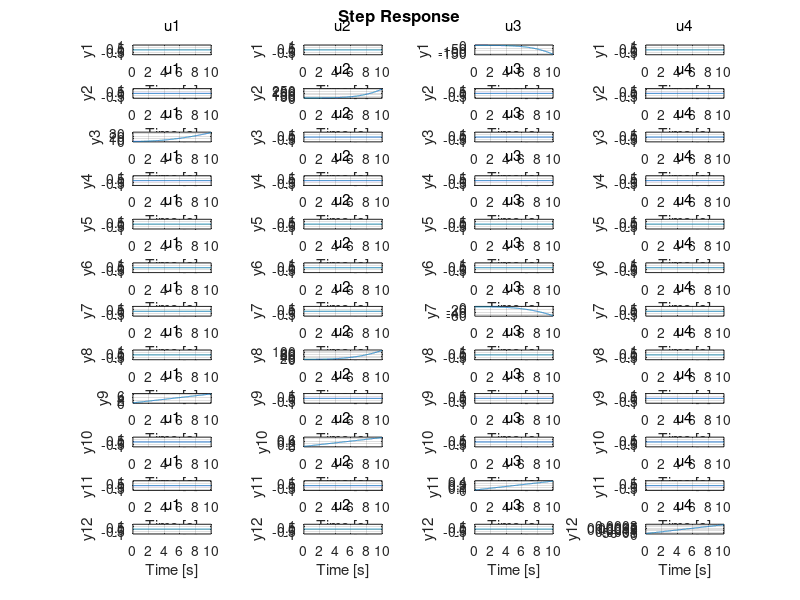

Write the MATLAB code that produced this figure.
g = 9.81; % acceleration due to gravity
mass_quad = 1.5; % mass of the quadrotor in kilograms

M_x_quad = 0.0190;% moment of inertia about x axis in kg*m^2
M_y_quad = 0.0190; % moment of inertia about y axis in kg*m^2
M_z_quad = 0.0252;  % moment of inertia about z axis in kg*m^2
n_c = 2.021382751247327e-04*10^-3; % linear relationship between PWM and thrust
n_t = 1.500108339272986*10^-3; % linear relationship between PWM and torque
L = 0.25; % Length of quad arm in metres

x = 0;
y = 0;
z = 0;
phi = 0;
theta = 45; % initialise pitch angle value to zero
psi = 0;
u = 0;
v = 0;
w = 0;
p = 0;
q = 0;
r = 0;

quad_state_A = [0 0 0 0 0 0 1 0 0 0 0 0 ;
                0 0 0 0 0 0 0 1 0 0 0 0 ; 
                0 0 0 0 0 0 0 0 1 0 0 0 ;
                0 0 0 0 0 0 0 0 0 1 0 0 ;
                0 0 0 0 0 0 0 0 0 0 1 0 ;
                0 0 0 0 0 0 0 0 0 0 0 1 ;
                0 0 0 0 -g 0 0 0 0 0 0 0 ;
                0 0 0 g 0 0 0 0 0 0 0 0 ;
                0 0 0 0 0 0 0 0 0 0 0 0 ;
                0 0 0 0 0 0 0 0 0 0 0 0 ;
                0 0 0 0 0 0 0 0 0 0 0 0 ;
                0 0 0 0 0 0 0 0 0 0 0 0 ]; % state space model of quadrotor

quad_actuator_B = [0 0 0 0 ;
                   0 0 0 0 ;
                   0 0 0 0 ;
                   0 0 0 0 ;
                   0 0 0 0 ;
                   0 0 0 0 ;
                   0 0 0 0 ;
                   0 0 0 0 ;
                   1/mass_quad 0 0 0 ;
                   0 4*L*sin(theta)*n_t/M_x_quad 0 0 ;
                   0 0 4*L*cos(theta)*n_t/M_y_quad 0 ;
                   0 0 0 4*n_c/M_z_quad];

observer_C = [1 0 0 0 0 0 0 0 0 0 0 0 ;
              0 1 0 0 0 0 0 0 0 0 0 0 ;
              0 0 1 0 0 0 0 0 0 0 0 0 ;
              0 0 0 0 0 0 0 0 0 0 0 0 ;
              0 0 0 0 0 0 0 0 0 0 0 0 ;
              0 0 0 0 0 0 0 0 0 0 0 0 ;
              0 0 0 0 0 0 1 0 0 0 0 0 ;
              0 0 0 0 0 0 0 1 0 0 0 0 ;
              0 0 0 0 0 0 0 0 1 0 0 0 ;
              0 0 0 0 0 0 0 0 0 1 0 0 ;
              0 0 0 0 0 0 0 0 0 0 1 0 ;
              0 0 0 0 0 0 0 0 0 0 0 1 ];

matrix_x = [x; y; z; phi; theta; psi; u; v; w; p; q; r];
D=zeros(12,4);

Q =           [0.001111111 0 0 0 0 0 0 0 0 0 0 0 ;
              0 0.001111111 0 0 0 0 0 0 0 0 0 0 ;
              0 0 0.001111111 0 0 0 0 0 0 0 0 0 ;
              0 0 0 0.001111111 0 0 0 0 0 0 0 0 ;
              0 0 0 0 0.001111111 0 0 0 0 0 0 0 ;
              0 0 0 0 0 0.001111111 0 0 0 0 0 0 ;
              0 0 0 0 0 0 0.001111111 0 0 0 0 0 ;
              0 0 0 0 0 0 0 0.001111111 0 0 0 0 ;
              0 0 0 0 0 0 0 0 3 0 0 0 ;
              0 0 0 0 0 0 0 0 0 5 0 0 ;
              0 0 0 0 0 0 0 0 0 0 4 0 ;
              0 0 0 0 0 0 0 0 0 0 0 3];
R = [1 0 0 0;
    0 1 0 0;
    0 0 1 0;
    0 0 0 1];
K=lqr(quad_state_A,quad_actuator_B,Q,R)
n=ctrb(quad_state_A,quad_actuator_B)
rank(n)
sys=ss(quad_state_A,quad_actuator_B,observer_C,D)
step(sys)

K2=lqr(sys,Q,R)
Y=feedback(sys,K,-1)
% step(Y)

